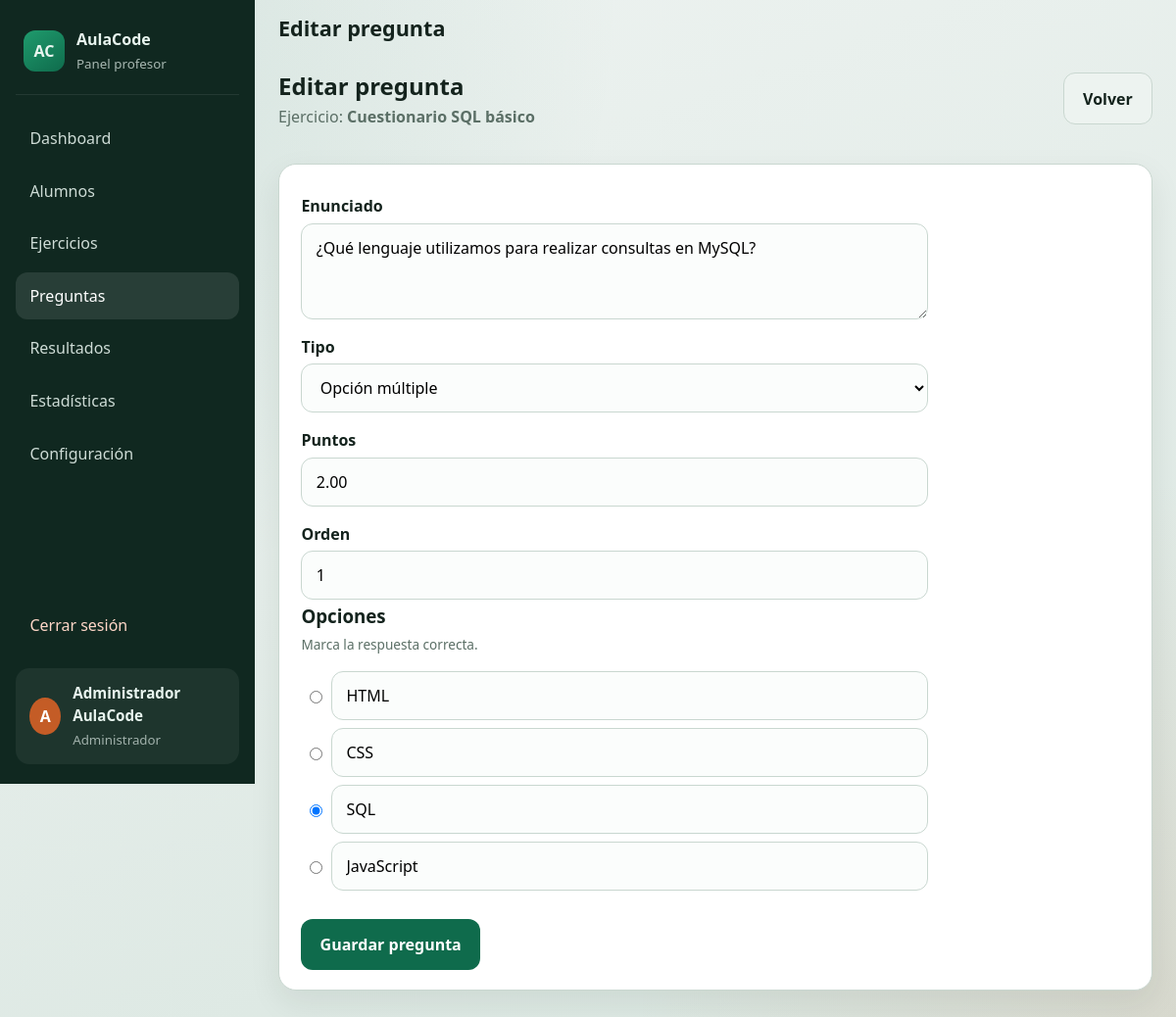
Screenshot of /admin/pregunta_form.php?id=1 (signed in) with the database file from the repository.
### tables this page shows
CREATE TABLE `ejercicios` (
  `id` INT UNSIGNED NOT NULL AUTO_INCREMENT,
  `titulo` VARCHAR(200) NOT NULL,
  `descripcion` TEXT NULL,
  `tipo` ENUM('CUESTIONARIO','SQL','PHP','RESPUESTA_ESCRITA','PROYECTO') NOT NULL DEFAULT 'CUESTIONARIO',
  `duracion_minutos` INT UNSIGNED NOT NULL DEFAULT 30,
  `fecha_inicio` DATETIME NULL DEFAULT NULL,
  `fecha_fin` DATETIME NULL DEFAULT NULL,
  `puntuacion_maxima` DECIMAL(6,2) NOT NULL DEFAULT 10.00,
  `estado` ENUM('BORRADOR','PUBLICADO','CERRADO') NOT NULL DEFAULT 'BORRADOR',
  `creado_por` INT UNSIGNED NOT NULL,
  `creado_en` DATETIME NOT NULL DEFAULT CURRENT_TIMESTAMP,
  `actualizado_en` DATETIME NULL DEFAULT NULL ON UPDATE CURRENT_TIMESTAMP,
  PRIMARY KEY (`id`),
  KEY `idx_ejercicios_estado` (`estado`),
  KEY `idx_ejercicios_tipo` (`tipo`),
  KEY `idx_ejercicios_creado_por` (`creado_por`),
  CONSTRAINT `fk_ejercicios_creado_por`
    FOREIGN KEY (`creado_por`) REFERENCES `usuarios` (`id`)
    ON UPDATE CASCADE ON DELETE RESTRICT
);

CREATE TABLE `preguntas` (
  `id` INT UNSIGNED NOT NULL AUTO_INCREMENT,
  `ejercicio_id` INT UNSIGNED NOT NULL,
  `enunciado` TEXT NOT NULL,
  `tipo` ENUM('OPCION_MULTIPLE','VERDADERO_FALSO','RESPUESTA_CORTA','SQL','PHP','TEXTO_LARGO') NOT NULL,
  `puntos` DECIMAL(6,2) NOT NULL DEFAULT 1.00,
  `respuesta_esperada` TEXT NULL COMMENT 'Para respuesta corta / SQL esperado',
  `orden` INT UNSIGNED NOT NULL DEFAULT 1,
  `creado_en` DATETIME NOT NULL DEFAULT CURRENT_TIMESTAMP,
  PRIMARY KEY (`id`),
  KEY `idx_preguntas_ejercicio` (`ejercicio_id`),
  CONSTRAINT `fk_preguntas_ejercicio`
    FOREIGN KEY (`ejercicio_id`) REFERENCES `ejercicios` (`id`)
    ON UPDATE CASCADE ON DELETE CASCADE
);

CREATE TABLE `opciones` (
  `id` INT UNSIGNED NOT NULL AUTO_INCREMENT,
  `pregunta_id` INT UNSIGNED NOT NULL,
  `texto` VARCHAR(500) NOT NULL,
  `es_correcta` TINYINT(1) NOT NULL DEFAULT 0,
  `orden` INT UNSIGNED NOT NULL DEFAULT 1,
  PRIMARY KEY (`id`),
  KEY `idx_opciones_pregunta` (`pregunta_id`),
  CONSTRAINT `fk_opciones_pregunta`
    FOREIGN KEY (`pregunta_id`) REFERENCES `preguntas` (`id`)
    ON UPDATE CASCADE ON DELETE CASCADE
);

### includes/functions.php (called while the page is built, shortened)
<?php
function e(?string $value): string
{
    return htmlspecialchars((string) $value, ENT_QUOTES | ENT_SUBSTITUTE, 'UTF-8');
}
function url(string $path = ''): string
{
    $path = ltrim($path, '/');
    return BASE_PATH . ($path !== '' ? '/' . $path : '');
}
function label_pregunta_tipo(string $tipo): string
{
    return match ($tipo) {
        'OPCION_MULTIPLE' => 'Opción múltiple',
        'VERDADERO_FALSO' => 'Verdadero / Falso',
        'RESPUESTA_CORTA' => 'Respuesta corta',
        'SQL'             => 'SQL',
        'PHP'             => 'PHP',
        'TEXTO_LARGO'     => 'Texto largo',
        default           => $tipo,
    };
}

### admin/pregunta_form.php (the view, shortened to what this page needs)
<?php
$pdo = db();
$id = isset($_GET['id']) ? (int) $_GET['id'] : 0;
$ejercicioId = isset($_GET['ejercicio_id']) ? (int) $_GET['ejercicio_id'] : 0;
$pregunta = [
    'ejercicio_id' => $ejercicioId,
    'enunciado' => '',
    'tipo' => 'OPCION_MULTIPLE',
    'puntos' => 1,
    'respuesta_esperada' => '',
    'orden' => 1,
];
$opciones = [
    ['texto' => '', 'es_correcta' => 1],
    ['texto' => '', 'es_correcta' => 0],
    ['texto' => '', 'es_correcta' => 0],
    ['texto' => '', 'es_correcta' => 0],
];
if ($id > 0) {
    $stmt = $pdo->prepare('SELECT * FROM preguntas WHERE id = :id LIMIT 1');
    $stmt->execute(['id' => $id]);
    $row = $stmt->fetch();
    $pregunta = $row;
    $ejercicioId = (int) $row['ejercicio_id'];
    $ops = $pdo->prepare('SELECT texto, es_correcta FROM opciones WHERE pregunta_id = :id ORDER BY orden, id');
    $ops->execute(['id' => $id]);
    $loaded = $ops->fetchAll();
    if ($loaded) {
        $opciones = $loaded;
    }
}
$checkEj = $pdo->prepare('SELECT id, titulo FROM ejercicios WHERE id = :id');
$checkEj->execute(['id' => $ejercicioId]);
$ejercicio = $checkEj->fetch();
$tipos = ['OPCION_MULTIPLE', 'VERDADERO_FALSO', 'RESPUESTA_CORTA', 'SQL', 'PHP', 'TEXTO_LARGO'];
$pageTitle = $id > 0 ? 'Editar pregunta' : 'Nueva pregunta';
require_once __DIR__ . '/../includes/header.php';
?>
<section class="toolbar">
    <div>
        <h2><?= e($pageTitle) ?></h2>
        <p>Ejercicio: <strong><?= e($ejercicio['titulo']) ?></strong></p>
    </div>
    <a class="btn btn-secondary" href="<?= e(url('admin/preguntas.php?ejercicio_id=' . $ejercicioId)) ?>">Volver</a>
</section>
<section class="panel form-panel">
    <form method="post" class="form-grid" id="preguntaForm">
        <label for="enunciado">Enunciado</label>
        <textarea id="enunciado" name="enunciado" rows="3" required><?= e($pregunta['enunciado']) ?></textarea>
        <label for="tipo">Tipo</label>
        <select id="tipo" name="tipo">
            <?php foreach ($tipos as $t): ?>
                <option value="<?= e($t) ?>" <?= $pregunta['tipo'] === $t ? 'selected' : '' ?>><?= e(label_pregunta_tipo($t)) ?></option>
            <?php endforeach; ?>
        </select>
        <label for="puntos">Puntos</label>
        <input type="number" step="0.01" min="0.1" id="puntos" name="puntos" value="<?= e((string)$pregunta['puntos']) ?>">
        <label for="orden">Orden</label>
        <input type="number" min="1" id="orden" name="orden" value="<?= (int)$pregunta['orden'] ?>">
        <div id="bloqueOpciones">
            <h3>Opciones</h3>
            <p class="muted small">Marca la respuesta correcta.</p>
            <?php foreach ($opciones as $i => $op): ?>
                <div class="option-row">
                    <input type="radio" name="opcion_correcta" value="<?= $i ?>" <?= (int)$op['es_correcta'] === 1 ? 'checked' : '' ?> aria-label="Correcta">
                    <input type="text" name="opcion_texto[]" maxlength="500" value="<?= e($op['texto']) ?>" placeholder="Opción <?= $i + 1 ?>">
                </div>
            <?php endforeach; ?>
        </div>
        <div class="form-actions">
            <button type="submit" class="btn btn-primary">Guardar pregunta</button>
        </div>
    </form>
</section>
<?php require_once __DIR__ . '/../includes/footer.php'; ?>

### assets/css/style.css (style rules this page uses)
:root { --bg: #eef3f1; --bg-deep: #d9e6e0; --surface: #ffffff; --ink: #14231d; --muted: #5b6f66; --line: #c9d7d0; --brand: #0f6b4c; --brand-dark: #0a4d37; --brand-soft: #d8f0e5; --accent: #c45c26; --accent-soft: #f8e6dc; --danger: #b42318; --danger-soft: #fde8e6; --success: #0f6b4c; --success-soft: #d8f0e5; --warning: #9a6700; --warning-soft: #fff4d6; --shadow: 0 12px 32px rgba(20, 35, 29, 0.08); --radius: 18px; --sidebar-w: 260px; --font-display: "Segoe UI", "Trebuchet MS", sans-serif; --font-body: "Segoe UI", "Candara", sans-serif; }
*, *::before, *::after { box-sizing: border-box; }
html, body { margin: 0; padding: 0; min-height: 100%; }
body { font-family: var(--font-body); color: var(--ink); background: radial-gradient(circle at top left, rgba(15, 107, 76, 0.12), transparent 40%), radial-gradient(circle at bottom right, rgba(196, 92, 38, 0.10), transparent 35%), linear-gradient(160deg, var(--bg), var(--bg-deep)); line-height: 1.5; }
a { color: var(--brand); text-decoration: none; }
h1, h2, h3, h4 { font-family: var(--font-display); margin: 0 0 0.5rem; line-height: 1.2; }
p { margin: 0 0 1rem; color: var(--muted); }
.stat-card, .panel { background: var(--surface); border: 1px solid var(--line); border-radius: var(--radius); box-shadow: var(--shadow); }
.panel { padding: 1.25rem 1.4rem; }
.btn { display: inline-flex; align-items: center; justify-content: center; gap: 0.4rem; border: 0; border-radius: 12px; padding: 0.85rem 1.2rem; font: inherit; font-weight: 600; cursor: pointer; transition: transform 0.12s ease, background 0.12s ease; }
.btn-primary { background: var(--brand); color: #fff; }
.toolbar { display: flex; justify-content: space-between; align-items: flex-start; gap: 1rem; margin: 0.75rem 0 1.25rem; flex-wrap: wrap; }
.toolbar h2 { margin-bottom: 0.25rem; }
.btn-secondary { background: #edf3f0; color: var(--ink); border: 1px solid var(--line); }
.form-panel .form-grid { display: grid; gap: 0.35rem 0; max-width: 640px; }
.form-grid label { font-weight: 600; margin-top: 0.65rem; }
.form-grid input, .form-grid select, .form-grid textarea { width: 100%; border: 1px solid var(--line); border-radius: 12px; padding: 0.75rem 0.9rem; font: inherit; background: #fbfdfc; }
.form-grid textarea { resize: vertical; }
.form-actions { margin-top: 1rem; }
.option-row { display: grid; grid-template-columns: auto 1fr; gap: 0.6rem; align-items: center; margin-bottom: 0.5rem; }
.muted { color: var(--muted); }
.small { font-size: 0.85rem; }

### rows the page displays
ejercicios: titulo "Cuestionario SQL básico"
preguntas: enunciado "¿Qué lenguaje utilizamos para realizar consultas en MySQL?", puntos "2.00", orden "1"
opciones: texto "HTML"
opciones: texto "CSS"
opciones: es_correcta "☑", texto "SQL"
opciones: texto "JavaScript"

### other values shown
APP_NAME "AulaCode"
mb_substr($fullName, 0, 1) "A"
$fullName "Administrador AulaCode"
$pageTitle "Editar pregunta"
form field tipo "Opción múltiple"
